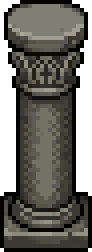
#> input picture assets/watra/decor/catacombs/pillar_0.png, 23 x 63 px, found by its file name (shown 4 times larger)
$ python temple_art.py
#> lines starting #> are read from the running program, lines starting #| are printed output that depends on the picture
"""Grafiki lochu światła - Zajęta Świątynia Słońca (ustalone z autorem 26.11.2026), bez generacji PixelLab:
- podłoga `assets/watra/temple_floor.png` (768x768, bez szwów): płyty z piaskowca w rzędach przesuniętych o pół płyty
  (jak cegły), każda w nieco innym odcieniu z drobnym ziarnem, ciemniejsze spoiny, pęknięcia; co kilkanaście płyt
  płyta ze złotą intarsją słońca (krążek i promienie);
- ozdoby `assets/watra/decor/temple/`: kolumny, posągi bogów i misy z ogniem z Katakumb Watry oraz złamane kolumny
  z Zatopionych podziemi - przebarwione z szarego kamienia na ciepły piaskowiec (piksele ognia zostają), do tego
  rysowana płaska mozaika słońca na posadzce i kupka gruzu.
Użycie: python tools/temple_art.py [ścieżka do assets Watry, domyślnie ../Watra/assets]
"""
import colorsys
import math
import random
import sys
from pathlib import Path

from PIL import Image

ROOT = Path(__file__).resolve().parent.parent
WATRA = Path(sys.argv[1]) if len(sys.argv) > 1 else ROOT.parent / "Watra" / "assets"
SIZE = 768
PLATE_W, PLATE_H = 48, 32  # płyta posadzki (768 dzieli się przez obie - pole powtarza się bez szwów)
SAND = [(166, 136, 94), (178, 147, 102), (188, 157, 110), (198, 168, 118)]
MORTAR = (112, 88, 60)
CRACK = (128, 102, 70)
GOLD = [(176, 124, 40), (222, 172, 66), (252, 214, 112)]
# piaskowiec ozdób od cienia do światła (mapowany po jasności szarego kamienia Watry)
STONE = [(54, 40, 30), (96, 74, 52), (140, 112, 78), (182, 150, 104), (216, 186, 134), (242, 220, 170)]
# ozdoby z Watry: plik źródłowy -> nazwa w grze, czy przebarwiać też nasycone piksele (zielony kamień zatopionych ruin)
DECOR = {
	"dungeons/catacombs/pillar_0.png": ("pillar_0", False),
	"dungeons/catacombs/pillar_2.png": ("pillar_2", False), "dungeons/catacombs/statue_0.png": ("statue_0", False),
	"dungeons/catacombs/statue_1.png": ("statue_1", False), "dungeons/catacombs/statue_2.png": ("statue_2", False),
	"dungeons/catacombs/brazier.png": ("brazier", False), "dungeons/flooded/pillar_fallen.png": ("pillar_fallen", True),
	"dungeons/flooded/pillar_stump.png": ("pillar_stump", True),
}


def stone(c: tuple, force: bool) -> tuple:
	"""Szary (albo przy `force` każdy) piksel kamienia -> piaskowiec o tej samej jasności; ogień zostaje."""
	r, g, b, a = c
	if a == 0:
		return c
	h, s, v = colorsys.rgb_to_hsv(r / 255, g / 255, b / 255)
	if s > 0.32 and not force:
		return c  # ogień, żar - zostaje
	if force and s > 0.32 and 0.04 < h < 0.18 and v > 0.55:
		return c  # w zatopionych ruinach nie ma ognia, ale na wszelki wypadek ciepłe jasne zostaje
	k = min(len(STONE) - 1, int(v * 1.15 * len(STONE)))
	return STONE[k] + (a,)


def recolor(src: Path, force: bool) -> Image.Image:
	im = Image.open(src).convert("RGBA")
	px = im.load()
	for y in range(im.height):
		for x in range(im.width):
			px[x, y] = stone(px[x, y], force)
	return im


def floor() -> None:
	rng = random.Random(41)
	out = Image.new("RGB", (SIZE, SIZE))
#> out: PIL image 768x768 RGB; every value is 0
	px = out.load()
	rows = SIZE // PLATE_H
	cols = SIZE // PLATE_W
	plates = {}
	for row in range(rows):
		for col in range(cols):
			plates[(row, col)] = (rng.choice(SAND), rng.random() < 0.07, rng.random() < 0.25, rng.randrange(1 << 30))
	for y in range(SIZE):
		row = y // PLATE_H
		shift = (PLATE_W // 2) * (row % 2)
		for x in range(SIZE):
			xx = (x + shift) % SIZE
			col = xx // PLATE_W
			base, gold, cracked, seed = plates[(row, col)]
			lx, ly = xx % PLATE_W, y % PLATE_H
			if lx == 0 or ly == 0:
				px[x, y] = MORTAR
				continue
			n = ((x * 73856093) ^ (y * 19349663) ^ seed) & 15
			c = tuple(max(0, min(255, v + (n - 7))) for v in base)
			if lx in (1,) or ly in (1,):  # jasny brzeg płyty od góry i z lewej - lekka rzeźba
				c = tuple(min(255, v + 10) for v in c)
			if lx == PLATE_W - 1 or ly == PLATE_H - 1:
				c = tuple(max(0, v - 14) for v in c)
			if gold:  # złota intarsja słońca w środku płyty
				dx, dy = lx - PLATE_W / 2, (ly - PLATE_H / 2) * 1.4
				d = math.hypot(dx, dy)
				ang = math.atan2(dy, dx)
				if d <= 4.5:
					c = GOLD[2] if d <= 2.5 else GOLD[1]
				elif d <= 10.5 and abs(math.sin(ang * 4)) < 0.22:
					c = GOLD[0] if d > 8.5 else GOLD[1]
			if cracked:  # rysa po skosie przez płytę
				r2 = random.Random(seed)
				x0, k = r2.randrange(6, PLATE_W - 6), r2.choice((-1, 1)) * r2.uniform(0.6, 1.4)
				if abs(lx - (x0 + k * (ly - PLATE_H / 2))) < 0.6 and 3 < ly < PLATE_H - 3:
					c = CRACK
			px[x, y] = c
	out.save(ROOT / "assets/watra/temple_floor.png")
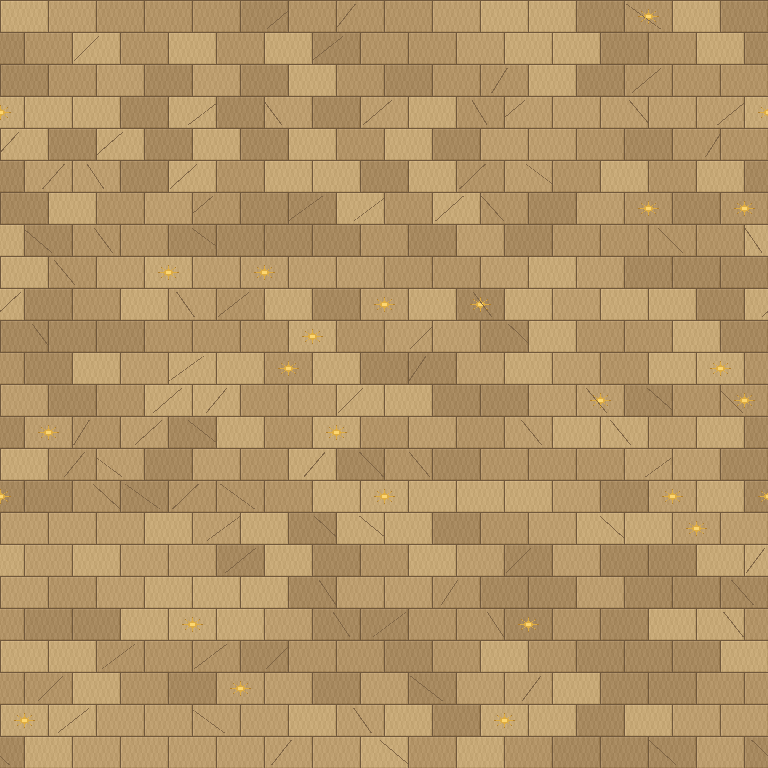
#> saved as temple_floor.png: PIL image 768x768 RGB; mean R, G, B 179.1, 149, 103.7


def mosaic() -> Image.Image:
	"""Płaska mozaika słońca na posadzce: złoty krążek z promieniami w spłaszczonym kole (perspektywa z góry 3/4)."""
	w, h = 44, 26
	im = Image.new("RGBA", (w, h))
	px = im.load()
	for y in range(h):
		for x in range(w):
			dx, dy = x - w / 2 + 0.5, (y - h / 2 + 0.5) * w / h
			d = math.hypot(dx, dy)
			ang = math.atan2(dy, dx)
			if d > w / 2 - 0.5:
				continue
			c = None
			if d > w / 2 - 2.0:
				c = GOLD[0]
			elif d <= 6.0:
				c = GOLD[2] if d <= 3.5 else GOLD[1]
			elif abs(math.sin(ang * 6)) < 0.25 and d < w / 2 - 4:
				c = GOLD[1] if d < 13 else GOLD[0]
			if c:
				px[x, y] = c + (235,)
	return im


def rubble() -> Image.Image:
	"""Kupka gruzu z piaskowca (płaska)."""
	rng = random.Random(7)
	im = Image.new("RGBA", (30, 16))
	px = im.load()
	for _ in range(9):
		cx, cy, r = rng.uniform(5, 25), rng.uniform(5, 12), rng.uniform(2.0, 4.0)
		for y in range(16):
			for x in range(30):
				d = math.hypot(x - cx, (y - cy) * 1.4)
				if d <= r:
					px[x, y] = STONE[1] if d > r - 1.0 else (STONE[4] if y < cy - 0.5 else STONE[3])
	return im


def main() -> None:
	floor()
	dest = ROOT / "assets/watra/decor/temple"
	dest.mkdir(parents=True, exist_ok=True)
	for src, (name, force) in DECOR.items():
		recolor(WATRA / src, force).save(dest / f"{name}.png")
#> in recolor, im is the input picture: PIL image 23x63 RGBA; mean R, G, B, A 56.9, 55.6, 49.6, 200.1
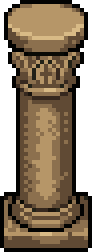
#> saved as pillar_0.png: PIL image 23x63 RGBA (shown 4 times larger); mean R, G, B, A 86.9, 70.1, 48.9, 200.1; transparent parts drawn white
#> pass 3 of the loop in main, `for src, (name, force) in DECOR.items():`:
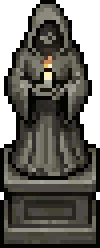
#> input picture assets/watra/decor/catacombs/statue_0.png, 25 x 62 px, found by its file name (shown 4 times larger)
#> in recolor, im is the input picture: PIL image 25x62 RGBA; mean R, G, B, A 52.4, 50.8, 45, 199.9
#> in main, `recolor(WATRA / src, force).save(dest / f"{name}.png")`:
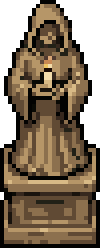
#> saved as statue_0.png: PIL image 25x62 RGBA (shown 4 times larger); mean R, G, B, A 80.5, 64.8, 45.3, 199.9; transparent parts drawn white
#> the loop made 7 passes; the first 3 are shown
	mosaic().save(dest / "sun_mosaic.png")
	rubble().save(dest / "rubble.png")
	print("->", dest)


if __name__ == "__main__":
#> (the run stopped early here; a loop or call above may not have finished)
